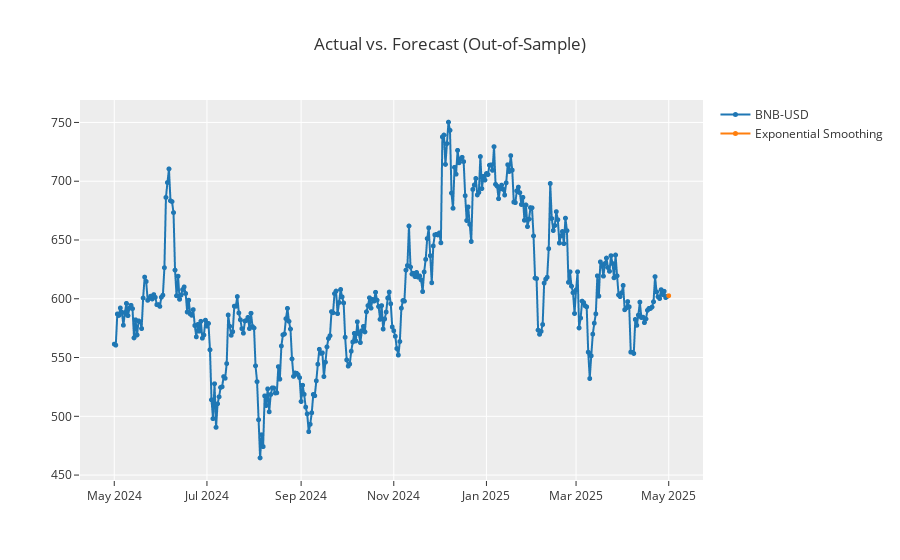

The cell this chart's notebook holds for it:
### Code cell
bnb = df.loc[:,'BNB-USD']
# Set up PyCaret environment
s = setup(data=bnb, 
          target = 'BNB-USD',
          transform_target='log',
          fh=1,  # Forecast horizon
          session_id=123,
          fold_strategy='expanding',
          seasonal_period='D',
          #fold_spans="adaptive",
          numeric_imputation_target = 'drift')
exp = create_model('exp_smooth')
tuned_exp = tune_model(exp)
final_exp = finalize_model(tuned_exp)
exp_predictions = predict_model(final_exp)
plot_model(final_exp, plot='forecast')

### Figure 1 — Plotly figure (JSON) as saved in the notebook; plotly's stock layout.template omitted (floating-point values rounded to 4 significant figures; data arrays with more than 128 entries replaced by an {"elided": "..."} marker saying what was removed)
{"data": [{"line": {"color": "rgb(31, 119, 180)", "width": 2}, "marker": {"color": "rgb(31, 119, 180)", "size": 5}, "mode": "lines+markers", "name": "BNB-USD", "type": "scattergl", "x": {"elided": "366 str values"}, "xaxis": "x", "y": {"elided": "366 float values"}, "yaxis": "y"}, {"line": {"color": "rgb(255, 127, 14)", "width": 2}, "marker": {"color": "rgb(255, 127, 14)", "size": 5}, "mode": "lines+markers", "name": "Exponential Smoothing", "type": "scattergl", "x": {"elided": "366 str values"}, "xaxis": "x", "y": {"elided": "366 float values"}, "yaxis": "y"}], "layout": {"showlegend": true, "title": {"text": "Actual vs. Forecast (Out-of-Sample)"}, "xaxis": {"anchor": "y", "domain": [0, 1]}, "yaxis": {"anchor": "x", "domain": [0, 1]}}}
